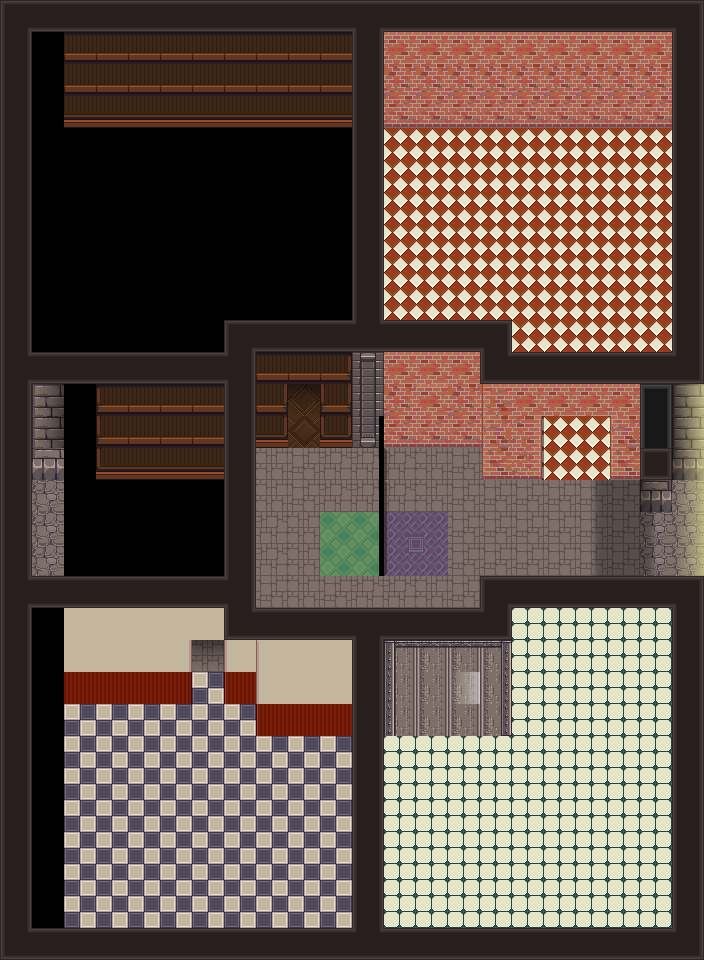

This is a level from a 2D game, rendered from its Tiled map with the project's own tilesets. A one-line summary and the map file follow, with tile-layer data summarised:
An orthogonal 22x30 tile map with 32x32 px tiles, 3 tile layers (bg, mid, foreground), 1 hidden layer not drawn, 6 tilesets and 10 objects (start, exit-1).

<map version="1.11" tiledversion="1.11.2" orientation="orthogonal" renderorder="right-down" width="22" height="30" tilewidth="32" tileheight="32" infinite="0" nextlayerid="7" nextobjectid="12">
 <tileset firstgid="1" source="../Assorted_LPC/lpc-walls/walls.tsx" />
 <tileset firstgid="6145" source="../[Town]VictorianTenement_LPC.tsx" />
 <tileset firstgid="9217" source="../Assorted_LPC/lpc-floors/floors.tsx" />
 <tileset firstgid="11265" source="../Assorted_LPC/lpc-bricks-v6/bricks.tsx" />
 <tileset firstgid="13313" source="../[A]Wall-Up_pipo.tsx" />
 <tileset firstgid="13409" source="../[A]LightShadow_pipo.tsx" />
 <imagelayer id="6" name="ref" visible="0" offsetx="-224" offsety="-1184">
  <image source="../vtt-maps/District 6.webp" width="1728" height="2912" />
 </imagelayer>
 <layer id="1" name="bg" width="22" height="30">
  <data>[660 cells, 533 non-empty, 61 distinct tile ids]</data>
 </layer>
 <layer id="2" name="mid" width="22" height="30">
  <data>[660 cells, 46 non-empty, 18 distinct tile ids]</data>
 </layer>
 <layer id="3" name="foreground" width="22" height="30">
  <properties>
   <property name="z" type="int" value="1" />
  </properties>
  <data>[660 cells, 171 non-empty, 15 distinct tile ids]</data>
 </layer>
 <objectgroup id="4" name="Object Layer 1">
  <object id="1" name="start" x="608" y="544">
   <point />
  </object>
  <object id="2" name="exit-1" x="672" y="512" width="32" height="64">
   <properties>
    <property name="dest" value="somewhere-district-6" />
    <property name="destDir" value="r" />
    <property name="destX" type="float" value="31" />
    <property name="destY" type="float" value="60" />
   </properties>
  </object>
  <object id="3" x="336" y="528" width="32" height="32" />
  <object id="4" x="400" y="528" width="32" height="32" />
  <object id="6" x="0" y="0" width="32" height="960">
   <properties>
    <property name="collision" type="bool" value="true" />
   </properties>
  </object>
  <object id="7" x="672" y="0" width="32" height="480">
   <properties>
    <property name="collision" type="bool" value="true" />
   </properties>
  </object>
  <object id="8" x="672" y="672" width="32" height="288">
   <properties>
    <property name="collision" type="bool" value="true" />
   </properties>
  </object>
  <object id="9" x="640" y="576" width="32" height="96">
   <properties>
    <property name="collision" type="bool" value="true" />
   </properties>
  </object>
  <object id="10" x="32" y="0" width="640" height="32">
   <properties>
    <property name="collision" type="bool" value="true" />
   </properties>
  </object>
  <object id="11" x="32" y="928" width="640" height="32">
   <properties>
    <property name="collision" type="bool" value="true" />
   </properties>
  </object>
 </objectgroup>
</map>
